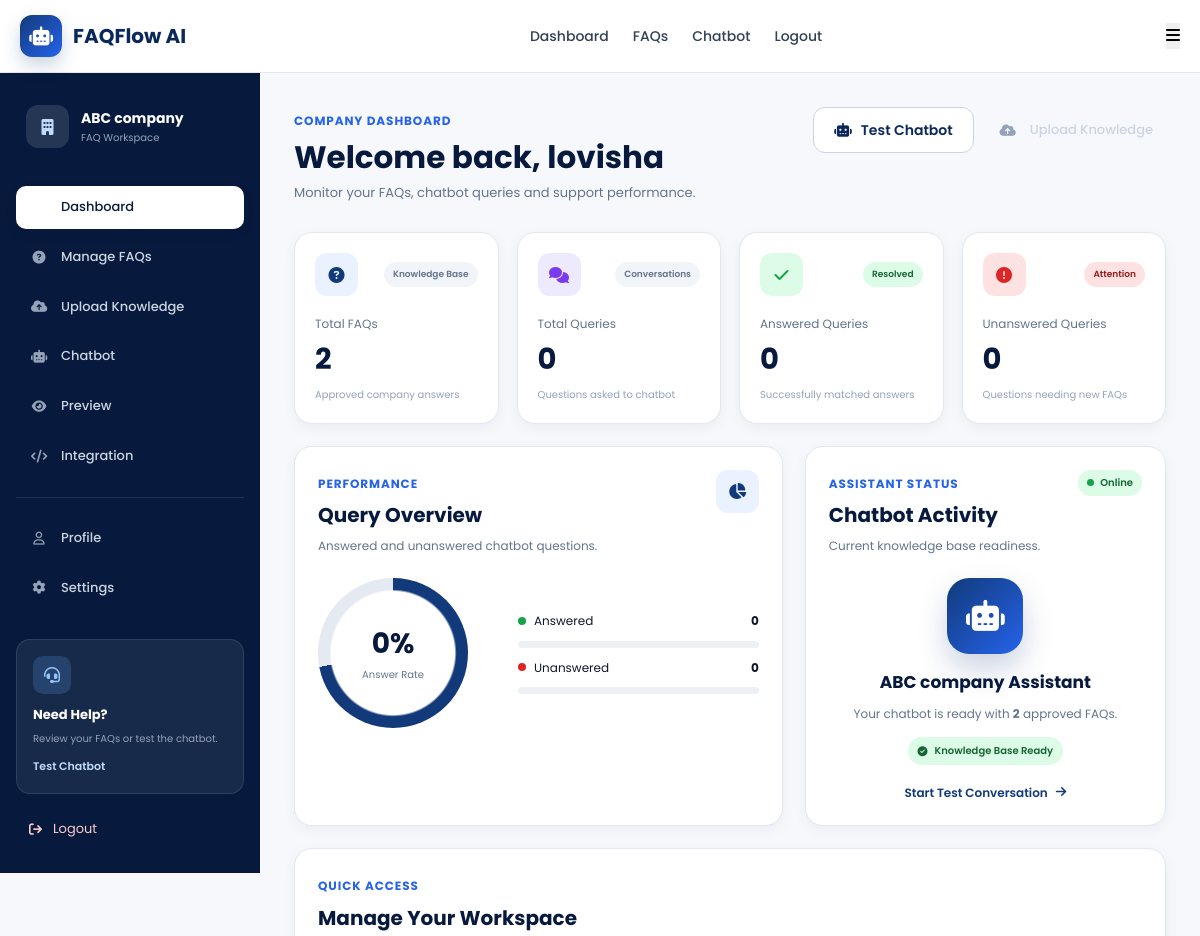
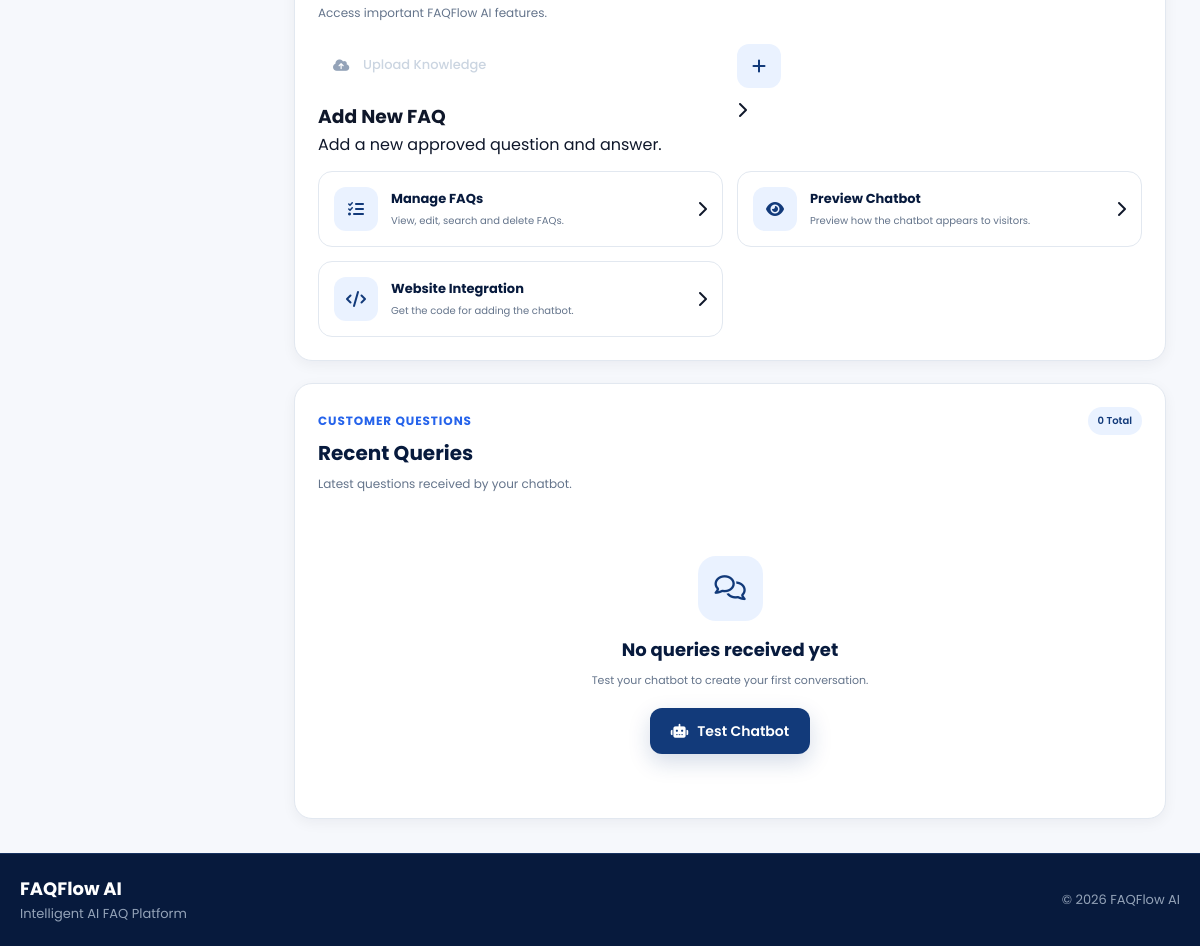
The page /dashboard (signed in) on the database as committed earlier (2 pictures, top to bottom).
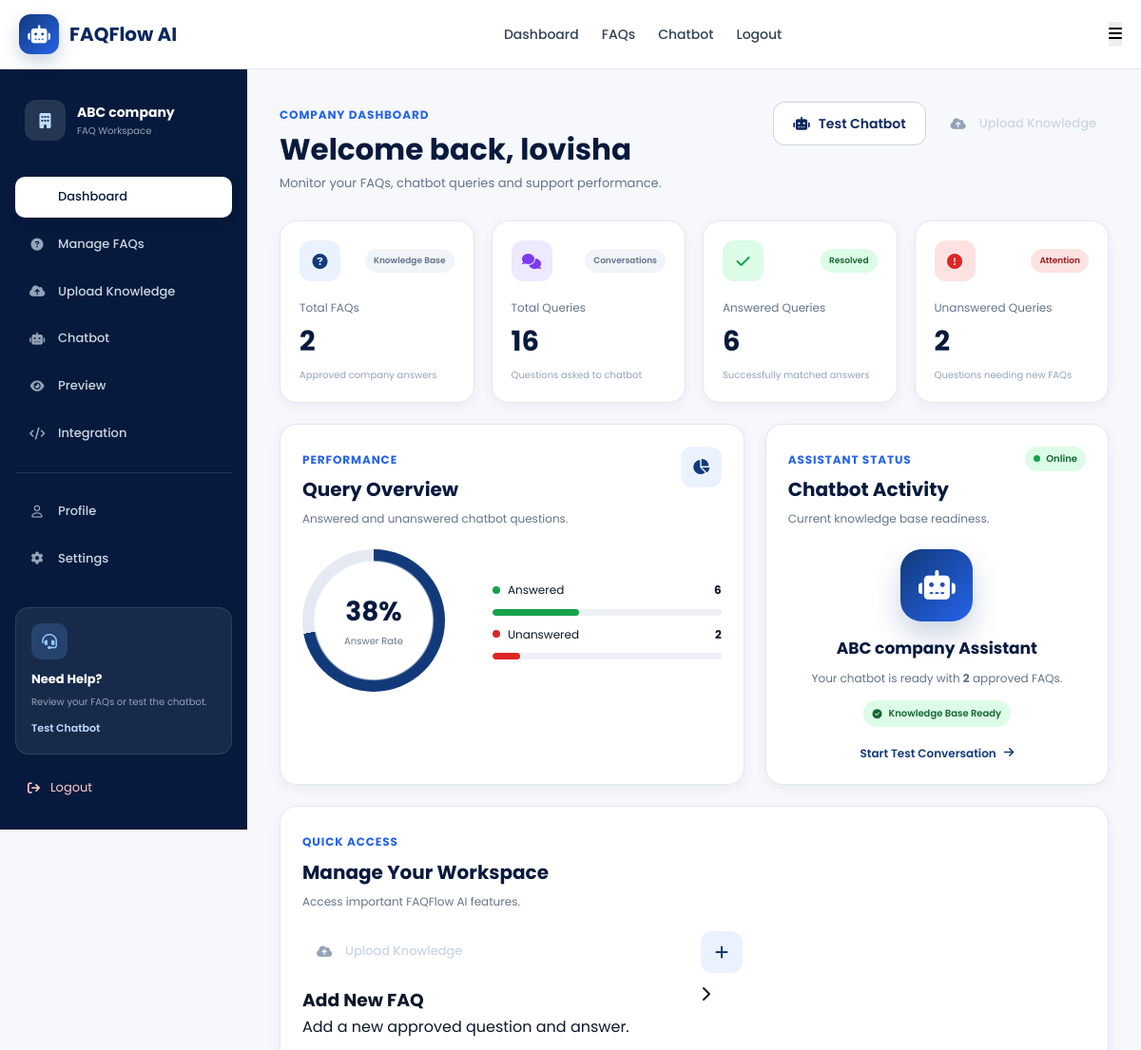
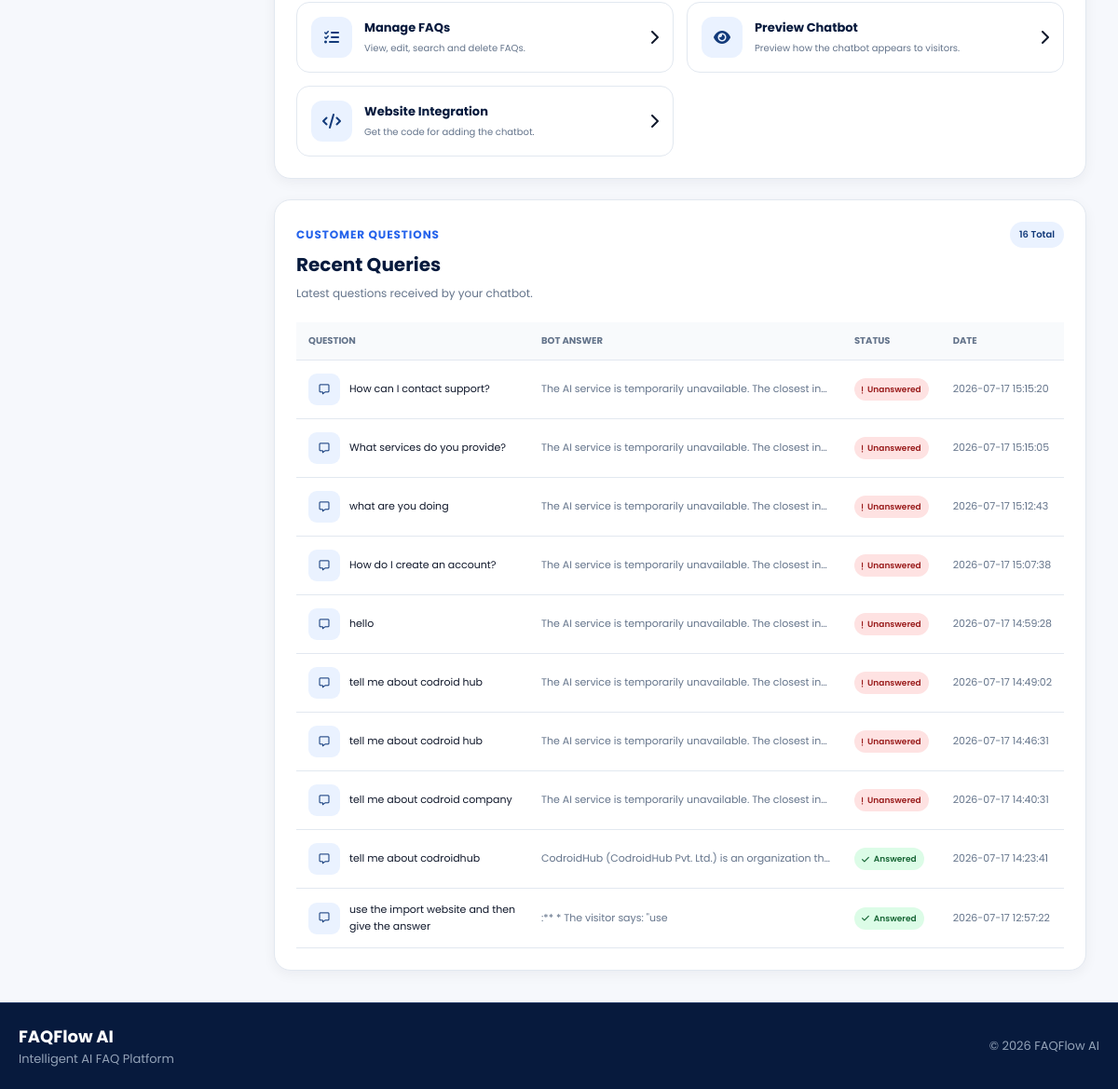
The same page on the database as committed later (2 pictures, top to bottom).
### tables this page shows
CREATE TABLE queries (

            id INTEGER PRIMARY KEY AUTOINCREMENT,

            company_id INTEGER,

            user_question TEXT NOT NULL,

            bot_answer TEXT,

            status TEXT,

            created_at TIMESTAMP DEFAULT CURRENT_TIMESTAMP,

            FOREIGN KEY(company_id)
                REFERENCES companies(id)

        );

### routes/dashboard_routes.py (the view)
@dashboard_bp.route("/dashboard")
def dashboard():
    if not login_required():
        return redirect(url_for("auth.login"))
    company_id = session["company_id"]
    total_faqs = fetch_one(
        Config.DATABASE_PATH,
        """
        SELECT COUNT(*) AS total
        FROM faqs
        WHERE company_id=?
        """,
        (company_id,)
    )
    total_queries = fetch_one(
        Config.DATABASE_PATH,
        """
        SELECT COUNT(*) AS total
        FROM queries
        WHERE company_id=?
        """,
        (company_id,)
    )
    answered = fetch_one(
        Config.DATABASE_PATH,
        """
        SELECT COUNT(*) AS total
        FROM queries

        WHERE company_id=?
        AND status='answered'
        """,
        (company_id,)
    )
    unanswered = fetch_one(
        Config.DATABASE_PATH,
        """
        SELECT COUNT(*) AS total
        FROM queries

        WHERE company_id=?
        AND status='unanswered'
        """,
        (company_id,)
    )
    recent_queries = fetch_all(
        Config.DATABASE_PATH,
        """
        SELECT *

        FROM queries

        WHERE company_id=?

        ORDER BY id DESC

        LIMIT 10
        """,
        (company_id,)
    )
    return render_template(
        "dashboard/dashboard.html",
        total_faqs=total_faqs["total"],
        total_queries=total_queries["total"],
        answered_queries=answered["total"],
        unanswered_queries=unanswered["total"],
        recent_queries=recent_queries
    )

### routes/dashboard_routes.py (called while the page is built)
def login_required():
    if "user_id" not in session:
        return False
    return True

### services/database_service.py (called while the page is built)
def get_connection(database_path):
    connection = sqlite3.connect(database_path)
    connection.row_factory = sqlite3.Row
    return connection

def fetch_one(database_path, query, values=()):
    connection = get_connection(database_path)
    cursor = connection.cursor()
    cursor.execute(query, values)
    row = cursor.fetchone()
    connection.close()
    return row

def fetch_all(database_path, query, values=()):
    connection = get_connection(database_path)
    cursor = connection.cursor()
    cursor.execute(query, values)
    rows = cursor.fetchall()
    connection.close()
    return rows

### templates/dashboard/dashboard.html (shortened to what the changed rows need)
{% extends "base.html" %}
{% block content %}
<section class="dashboard-page">
    <div class="dashboard-layout">
        <main class="dashboard-main">
            <header class="dashboard-header">
                <div>
                    <h1>
                        Welcome back,
                        {{ session.get("user_name", "User") }}
                    </h1>
                </div>
            </header>
            <section class="dashboard-stats">
                <article class="dashboard-stat-card">
                    <div class="stat-card-content">
                        <h2>{{ total_faqs }}</h2>
                    </div>
                </article>
                <article class="dashboard-stat-card">
                    <div class="stat-card-content">
                        <p>Total Queries</p>
                        <h2>{{ total_queries }}</h2>
                        <span>
                            Questions asked to chatbot
                        </span>
                    </div>
                </article>
                <article class="dashboard-stat-card">
                    <div class="stat-card-content">
                        <p>Answered Queries</p>
                        <h2>{{ answered_queries }}</h2>
                        <span>
                            Successfully matched answers
                        </span>
                    </div>
                </article>
                <article class="dashboard-stat-card">
                    <div class="stat-card-content">
                        <p>Unanswered Queries</p>
                        <h2>{{ unanswered_queries }}</h2>
                        <span>
                            Questions needing new FAQs
                        </span>
                    </div>
                </article>
            </section>
            <section class="dashboard-content-grid">
                <article class="dashboard-card analytics-card">
                    <div class="dashboard-card-header">
                        <div>
                            <h2>Query Overview</h2>
                        </div>
                    </div>
                    <div class="query-performance">
                        {% set total = total_queries if total_queries > 0 else 1 %}
                        {% set answered_percentage =
                        ((answered_queries / total) * 100) | round | int
                        %}
                        {% set unanswered_percentage =
                        ((unanswered_queries / total) * 100) | round | int
                        %}
                        <div class="performance-circle">
                            <div class="circle-content">
                                <strong>
                                    {{ answered_percentage }}%
                                </strong>
                                <span>
                                    Answer Rate
                                </span>
                            </div>
                        </div>
                        <div class="performance-details">
                            <div class="performance-item">
                                <div>
                                    <span class="legend-dot answered-dot"></span>
                                    <p>Answered</p>
                                </div>
                                <strong>
                                    {{ answered_queries }}
                                </strong>
                            </div>
                            <div class="performance-progress">
                                <div class="progress-bar answered-progress" style="width: {{ answered_percentage }}%;">
                                </div>
                            </div>
                            <div class="performance-item">
                                <div>
                                    <span class="legend-dot unanswered-dot"></span>
                                    <p>Unanswered</p>
                                </div>
                                <strong>
                                    {{ unanswered_queries }}
                                </strong>
                            </div>
                            <div class="performance-progress">
                                <div class="progress-bar unanswered-progress"
                                    style="width: {{ unanswered_percentage }}%;"></div>
                            </div>
                        </div>
                    </div>
                </article>
                <article class="dashboard-card chatbot-status-card">
                    <div class="dashboard-card-header">
                        <div>
                            <h2>Chatbot Activity</h2>
                        </div>
                    </div>
                </article>
            </section>
            <section class="dashboard-card quick-actions-section">
                <div class="dashboard-card-header">
                    <div>
                        <h2>Manage Your Workspace</h2>
                    </div>
                </div>
            </section>
            <section class="dashboard-card recent-queries-section">
                <div class="dashboard-card-header recent-header">
                    <div>
                        <span class="card-label">
                        </span>
                        <h2>Recent Queries</h2>
                        <p>
                        </p>
                    </div>
                    <span class="query-count">
                        {{ total_queries }} Total
                    </span>
                </div>
                {% if recent_queries %}
                <div class="query-table-wrapper">
                    <table class="query-table">
                        <thead>
                            <tr>
                                <th>Question</th>
                                <th>Bot Answer</th>
                                <th>Status</th>
                                <th>Date</th>
                            </tr>
                        </thead>
                        <tbody>
                            {% for query in recent_queries %}
                            <tr>
                                <td>
                                    <div class="query-question">
                                        <div class="query-icon">
                                            <i class="fa-regular fa-message"></i>
                                        </div>
                                        <span>
                                            {{ query["user_question"] }}
                                        </span>
                                    </div>
                                </td>
                                <td>
                                    <p class="query-answer">
                                        {{ query["bot_answer"] }}
                                    </p>
                                </td>
                                <td>
                                    {% if query["status"] == "answered" %}
                                    <span class="query-status answered-status">
                                        <i class="fa-solid fa-check"></i>
                                        Answered
                                    </span>
                                    {% else %}
                                    <span class="query-status unanswered-status">
                                        Unanswered
                                    </span>
                                    {% endif %}
                                </td>
                                <td>
                                    <span class="query-date">
                                        {{ query["created_at"] }}
                                    </span>
                                </td>
                            </tr>
                            {% endfor %}
                        </tbody>
                    </table>
                </div>
                {% else %}
                <div class="dashboard-empty-state">
                    <div class="empty-state-icon">
                        <i class="fa-regular fa-comments"></i>
                    </div>
                    <h3>No queries received yet</h3>
                    <p>
                        Test your chatbot to create your first
                        conversation.
                    </p>
                    <a href="{{ url_for('chatbot.chatbot') }}" class="dashboard-primary-button">
                        <i class="fa-solid fa-robot"></i>
                        Test Chatbot
                    </a>
                </div>
                {% endif %}
            </section>
        </main>
    </div>
</section>
{% endblock %}

Rows that differ between the two databases and show on the page:
added queries: user_question "How can I contact support?", bot_answer "The AI service is temporarily unavailable. The closest in…", shows "Unanswered", created_at "2026-07-17 15:15:20"
added queries: user_question "What services do you provide?", bot_answer "The AI service is temporarily unavailable. The closest in…", shows "Unanswered", created_at "2026-07-17 15:15:05"
added queries: user_question "what are you doing", bot_answer "The AI service is temporarily unavailable. The closest in…", shows "Unanswered", created_at "2026-07-17 15:12:43"
added queries: user_question "How do I create an account?", bot_answer "The AI service is temporarily unavailable. The closest in…", shows "Unanswered", created_at "2026-07-17 15:07:38"
added queries: user_question "hello", bot_answer "The AI service is temporarily unavailable. The closest in…", shows "Unanswered", created_at "2026-07-17 14:59:28"
added queries: user_question "tell me about codroid hub", bot_answer "The AI service is temporarily unavailable. The closest in…", shows "Unanswered", created_at "2026-07-17 14:49:02"
added queries: user_question "tell me about codroid hub", bot_answer "The AI service is temporarily unavailable. The closest in…", shows "Unanswered", created_at "2026-07-17 14:46:31"
added queries: user_question "tell me about codroid company", bot_answer "The AI service is temporarily unavailable. The closest in…", shows "Unanswered", created_at "2026-07-17 14:40:31"
added queries: user_question "tell me about codroidhub", bot_answer "CodroidHub (CodroidHub Pvt. Ltd.) is an organization th…", status "answered" (drawn), created_at "2026-07-17 14:23:41"
added queries: user_question "use the import website and then give the answer", bot_answer ":** * The visitor says: \"use", status "answered" (drawn), created_at "2026-07-17 12:57:22"
Other text that changed with them:
{{ total_queries }}: "0" → "16"
{{ answered_queries }}: "0" → "6"
{{ unanswered_queries }}: "0" → "2"
{{ answered_percentage }}: "0" → "38"
text no longer shown: "No queries received yet Test your chatbot to create your first conversation. Test Chatbot"
text now shown: "QUESTION BOT ANSWER STATUS DATE"
